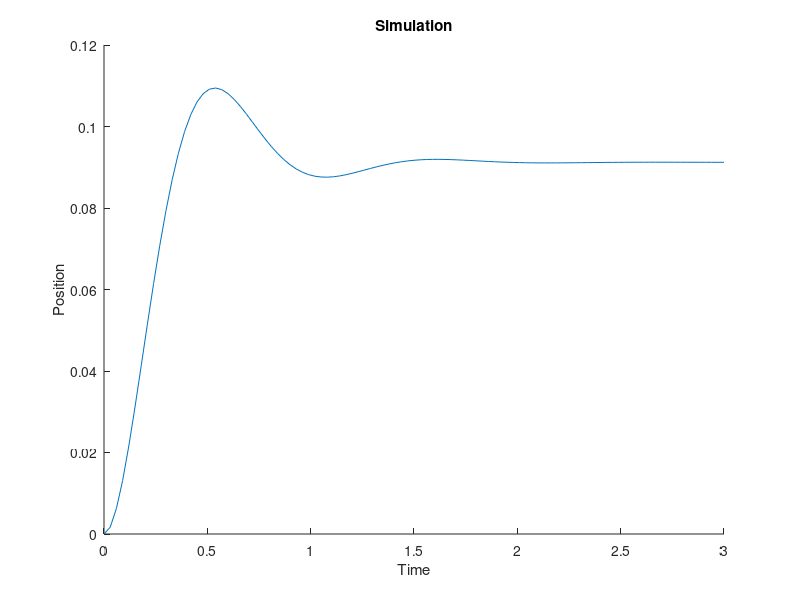

Write MATLAB code to recreate this figure. (Note: this script raises an error after producing the figure.)
%% Constants
Kg = 33.3; %Gear Ratio
Km = 0.0401; %Motor Constant [NM\amp]
Rm  = 19.2; %Armature Resitance (Output motor resistance) [ohms]
L = 0.45; %Link length [m0]
Marm = 0.060; %Mass of ruler
Mtip = 0.05; %Tip mass [kg]
Jhub = 0.0005;
Jextra = 0.2*0.2794^2;
Jload = 0.0015;
Jarm = (Marm*L^2)/3; %Link Rigid body of inertia
Jm = Mtip*L^2; %Tip mass inertia
Jl = Jarm+Jm; %Inertia of flex link and mass
J = Jhub+Jload+Jextra; %Moment of inertia about the shaft [Kgm^2]
fc = 1.8; %Natural Frequency [Hz]
Kstiff = (2*pi*fc)^2*(Jl);

%% Maximum Overshoot 
Mp = 0.2; %20 percent 
zeta = sqrt((log(Mp))^2/(pi^2+(log(Mp))^2));
%% Settling Time
% 5%
ts = 1;
Wn = 3/(zeta*ts);

%% Solve for Proportional Gain & Kd 
Kp = ((Wn^2)*(J*Rm))/(Kg*Km);
Kd = (zeta*(2*sqrt(Kp*Kg*Km*J*Rm))-((Kg^2)*(Km^2)))/(Kg*Km);

%% Closed Loop System
num = (Kg*Km)/(J*Rm);
d2 = 1; %s^2 coeff
d1 = (((Kg^2)*(Km^2))/(J*Rm))+((Kd*Kg*Km)/(J*Rm));
d0 = (Kp*Kg*Km)/(J*Rm);
den = [d2 d1 d0];
sysTF = tf(num,den);


%% Step Response
[x,t] = step(sysTF);

figure()
hold on
plot(t,x);
title('Simulation');
xlabel('Time');
ylabel('Position');
hold off

%% Import Data 
A = load('April72022/rigid_5_kp_5_kd_0'); %Kp = 5, Kd = 0
B = load('April72022/rigid_5_kp_10_kd_0'); %Kp = 10, Kd = 0
C = load('April72022/rigid_5_kp_15_kd_1pt5'); %Kp = 15, Kd = 1
D = load('April72022/rigid_5_kp_20_kd_0'); %Kp = 20, Kd = 0
